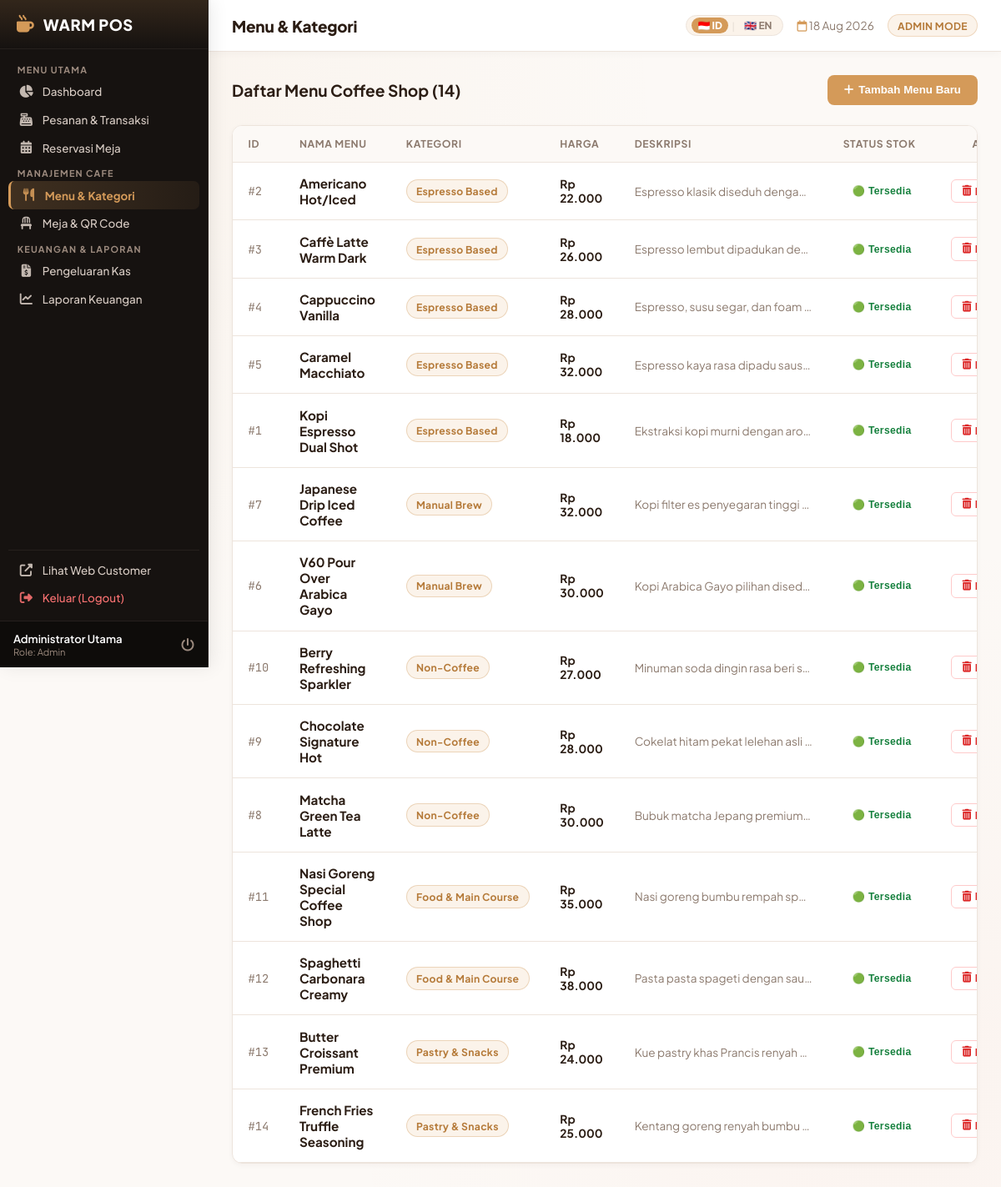
/admin/products.php (signed in), run on the app's committed database.
### tables this page shows
CREATE TABLE IF NOT EXISTS `products` (
  `id` INT AUTO_INCREMENT PRIMARY KEY,
  `category_id` INT NOT NULL,
  `name` VARCHAR(100) NOT NULL,
  `description` TEXT,
  `price` DECIMAL(10,2) NOT NULL,
  `image` VARCHAR(255) DEFAULT NULL,
  `is_available` TINYINT(1) DEFAULT 1,
  `created_at` DATETIME DEFAULT CURRENT_TIMESTAMP,
  FOREIGN KEY (`category_id`) REFERENCES `categories`(`id`) ON DELETE CASCADE
);

CREATE TABLE IF NOT EXISTS `categories` (
  `id` INT AUTO_INCREMENT PRIMARY KEY,
  `name` VARCHAR(50) NOT NULL,
  `slug` VARCHAR(50) NOT NULL UNIQUE,
  `icon` VARCHAR(50) DEFAULT 'coffee'
);

### config/lang.php (called while the page is built, shortened)
<?php
$current_lang = $_SESSION['lang'] ?? 'id';
if (!function_exists('__')) {
    function __($key, $default = '') {
        global $translations, $current_lang;
        if (isset($translations[$current_lang][$key])) {
            return $translations[$current_lang][$key];
        }
        return !empty($default) ? $default : $key;
    }
}
if (!function_exists('get_current_lang')) {
    function get_current_lang() {
        global $current_lang;
        return $current_lang;
    }
}

### config/database.php (called while the page is built, shortened)
<?php
function format_rupiah($number) {
    return 'Rp ' . number_format($number, 0, ',', '.');
}
require_once __DIR__ . '/lang.php';

### admin/products.php (the view, shortened to what this page needs)
<?php
require_once __DIR__ . '/../config/database.php';
$products   = $pdo->query("SELECT p.*, c.name as category_name FROM products p JOIN categories c ON p.category_id = c.id ORDER BY p.category_id ASC, p.name ASC")->fetchAll();
require_once __DIR__ . '/../includes/admin_header.php';
?>
<div style="display: flex; justify-content: space-between; align-items: center; margin-bottom: 1.5rem;">
    <h3 style="color: var(--admin-text-main); margin: 0; font-size: 1.2rem;"><?php echo get_current_lang() == 'en' ? 'Coffee Shop Menu Catalog' : 'Daftar Menu Coffee Shop'; ?> (<?php echo count($products); ?>)</h3>
    <button data-modal-target="addProductModal" class="btn" style="background: var(--admin-accent); color: #ffffff; font-weight: 700; border: none; padding: 0.65rem 1.25rem; border-radius: 8px; cursor: pointer; display: flex; align-items: center; gap: 6px;">
        <i class="fas fa-plus"></i> <?php echo __('admin_add_product', 'Tambah Menu Baru'); ?>
    </button>
</div>
<div class="card-table">
    <div class="table-responsive">
        <table class="data-table">
            <thead>
                <tr>
                    <th>ID</th>
                    <th><?php echo get_current_lang() == 'en' ? 'Product Name' : 'Nama Menu'; ?></th>
                    <th><?php echo get_current_lang() == 'en' ? 'Category' : 'Kategori'; ?></th>
                    <th><?php echo get_current_lang() == 'en' ? 'Price' : 'Harga'; ?></th>
                    <th><?php echo get_current_lang() == 'en' ? 'Description' : 'Deskripsi'; ?></th>
                    <th><?php echo get_current_lang() == 'en' ? 'Availability' : 'Status Stok'; ?></th>
                    <th style="text-align: center;"><?php echo __('admin_action', 'Aksi'); ?></th>
                </tr>
            </thead>
            <tbody>
                <?php foreach ($products as $p): ?>
                    <tr>
                        <td style="color: var(--admin-muted); font-family: 'JetBrains Mono', monospace;">#<?php echo $p['id']; ?></td>
                        <td><strong style="color: var(--admin-text-main); font-size: 0.95rem;"><?php echo htmlspecialchars($p['name']); ?></strong></td>
                        <td>
                            <span class="badge" style="background: var(--admin-accent-light); color: var(--admin-accent-dark); border-color: rgba(200, 138, 72, 0.3);">
                                <?php echo htmlspecialchars($p['category_name']); ?>
                            </span>
                        </td>
                        <td><strong style="color: var(--admin-text-main);"><?php echo format_rupiah($p['price']); ?></strong></td>
                        <td style="font-size: 0.85rem; color: var(--admin-muted); max-width: 250px; text-overflow: ellipsis; overflow: hidden; white-space: nowrap;">
                            <?php echo htmlspecialchars($p['description']); ?>
                        </td>
                        <td>
                            <form action="products.php" method="POST" style="margin: 0;">
                                <button type="submit" style="background: transparent; border: none; cursor: pointer;" class="badge <?php echo $p['is_available'] ? 'badge-ready' : 'badge-cancelled'; ?>">
                                    <?php echo $p['is_available'] ? (get_current_lang() == 'en' ? '🟢 In Stock' : '🟢 Tersedia') : (get_current_lang() == 'en' ? '🔴 Out of Stock' : '🔴 Habis'); ?>
                                </button>
                            </form>
                        </td>
                        <td style="text-align: center;">
                            <form action="products.php" method="POST" onsubmit="return confirm('<?php echo get_current_lang() == 'en' ? 'Are you sure you want to delete this menu item?' : 'Yakin ingin menghapus menu ini?'; ?>');" style="display: inline;">
                                <button type="submit" style="background: #fff; border: 1px solid #fecaca; color: #dc2626; padding: 0.35rem 0.75rem; border-radius: 6px; cursor: pointer; font-size: 0.8rem; font-weight: 600; display: inline-flex; align-items: center; gap: 4px;">
                                    <i class="fas fa-trash-alt"></i> <?php echo get_current_lang() == 'en' ? 'Delete' : 'Hapus'; ?>
                                </button>
                            </form>
                        </td>
                    </tr>
                <?php endforeach; ?>
            </tbody>
        </table>
    </div>
</div>
<?php include __DIR__ . '/../includes/admin_footer.php'; ?>

### assets/css/admin.css (style rules this page uses)
:root { --admin-bg: #fcf9f6; --admin-card: #ffffff; --admin-border: #ede4dc; --admin-border-hover: #d49a59; --admin-accent: #d49a59; --admin-accent-dark: #b57a39; --admin-accent-light: #fbf3ea; --admin-sidebar-bg: #161210; --admin-sidebar-border: #26201d; --admin-text-main: #2b1d14; --admin-text: #4a3b32; --admin-text-white: #ffffff; --admin-muted: #8c7a6e; --success-bg: #f0fdf4; --success-color: #15803d; --success-border: #bbf7d0; --warning-bg: #fffbeb; --warning-color: #b45309; --warning-border: #fde68a; --danger-bg: #fef2f2; --danger-color: #b91c1c; --danger-border: #fecaca; --info-bg: #eff6ff; --info-color: #1d4ed8; --info-border: #bfdbfe; --shadow-sm: 0 2px 6px rgba(43, 29, 20, 0.04); --shadow-md: 0 8px 24px rgba(43, 29, 20, 0.06); }
* { margin: 0; padding: 0; box-sizing: border-box; }
body { font-family: 'Plus Jakarta Sans', -apple-system, BlinkMacSystemFont, sans-serif; background-color: var(--admin-bg); color: var(--admin-text); display: flex; min-height: 100vh; background-image: radial-gradient(circle at 10% 10%, rgba(212, 154, 89, 0.06) 0%, transparent 40%), radial-gradient(circle at 90% 90%, rgba(229, 107, 70, 0.04) 0%, transparent 40%); background-attachment: fixed; }
.card-table { background-color: var(--admin-card); border: 1px solid var(--admin-border); border-radius: 12px; overflow: hidden; margin-bottom: 1.75rem; box-shadow: var(--shadow-sm); }
.table-responsive { width: 100%; overflow-x: auto; }
.data-table { width: 100%; border-collapse: collapse; text-align: left; font-size: 0.86rem; }
.data-table th { background-color: #fcf9f6; color: var(--admin-muted); padding: 0.85rem 1.15rem; font-weight: 700; border-bottom: 1px solid var(--admin-border); white-space: nowrap; font-size: 0.76rem; text-transform: uppercase; letter-spacing: 0.6px; }
.data-table td { padding: 0.95rem 1.15rem; border-bottom: 1px solid var(--admin-border); color: var(--admin-text); vertical-align: middle; }
.badge { display: inline-flex; align-items: center; gap: 4px; padding: 0.3rem 0.7rem; border-radius: 20px; font-size: 0.76rem; font-weight: 700; letter-spacing: 0.3px; border: 1px solid transparent; white-space: nowrap; }
.badge-ready, .badge-completed { background-color: var(--success-bg); color: var(--success-color); border-color: var(--success-border); }

### data on the page
products: id "2", name "Americano Hot/Iced", category.name "Espresso Based", price "Rp 22.000", description "Espresso klasik diseduh denga…", is_available "🟢 Tersedia"
products: id "3", name "Caffè Latte Warm Dark", category.name "Espresso Based", price "Rp 26.000", description "Espresso lembut dipadukan de…", is_available "🟢 Tersedia"
products: id "4", name "Cappuccino Vanilla", category.name "Espresso Based", price "Rp 28.000", description "Espresso, susu segar, dan foam…", is_available "🟢 Tersedia"
products: id "5", name "Caramel Macchiato", category.name "Espresso Based", price "Rp 32.000", description "Espresso kaya rasa dipadu saus…", is_available "🟢 Tersedia"
products: id "1", name "Kopi Espresso Dual Shot", category.name "Espresso Based", price "Rp 18.000", description "Ekstraksi kopi murni dengan aro…", is_available "🟢 Tersedia"
products: id "7", name "Japanese Drip Iced Coffee", category.name "Manual Brew", price "Rp 32.000", description "Kopi filter es penyegaran tinggi…", is_available "🟢 Tersedia"
products: id "6", name "V60 Pour Over Arabica Gayo", category.name "Manual Brew", price "Rp 30.000", description "Kopi Arabica Gayo pilihan dised…", is_available "🟢 Tersedia"
products: id "10", name "Berry Refreshing Sparkler", category.name "Non-Coffee", price "Rp 27.000", description "Minuman soda dingin rasa beri s…", is_available "🟢 Tersedia"
products: id "9", name "Chocolate Signature Hot", category.name "Non-Coffee", price "Rp 28.000", description "Cokelat hitam pekat lelehan asli…", is_available "🟢 Tersedia"
products: id "8", name "Matcha Green Tea Latte", category.name "Non-Coffee", price "Rp 30.000", description "Bubuk matcha Jepang premium…", is_available "🟢 Tersedia"
products: id "11", name "Nasi Goreng Special Coffee Shop", category.name "Food & Main Course", price "Rp 35.000", description "Nasi goreng bumbu rempah sp…", is_available "🟢 Tersedia"
products: id "12", name "Spaghetti Carbonara Creamy", category.name "Food & Main Course", price "Rp 38.000", description "Pasta pasta spageti dengan sau…", is_available "🟢 Tersedia"
products: id "13", name "Butter Croissant Premium", category.name "Pastry & Snacks", price "Rp 24.000", description "Kue pastry khas Prancis renyah…", is_available "🟢 Tersedia"
products: id "14", name "French Fries Truffle Seasoning", category.name "Pastry & Snacks", price "Rp 25.000", description "Kentang goreng renyah bumbu…", is_available "🟢 Tersedia"

### other printed values
__('admin_dashboard', 'Dashboard') "Dashboard"
__('admin_orders', 'Pesanan & Transaksi') "Pesanan & Transaksi"
__('admin_reservations', 'Reservasi Meja') "Reservasi Meja"
__('admin_products', 'Menu & Kategori') "Menu & Kategori"
__('admin_tables', 'Kelola Meja') "Meja & QR Code"
__('admin_expenses', 'Pengeluaran Kas') "Pengeluaran Kas"
__('admin_reports', 'Laporan Keuangan') "Laporan Keuangan"
__('admin_customer_web', 'Web Customer') "Lihat Web Customer"
__('admin_logout', 'Keluar') "Keluar (Logout)"
$user_fullname "Administrator Utama"
$user_role "Admin"
$page_title "Menu & Kategori"
$user_role "ADMIN"
count($products) "14"
__('admin_add_product', 'Tambah Menu Baru') "Tambah Menu Baru"
